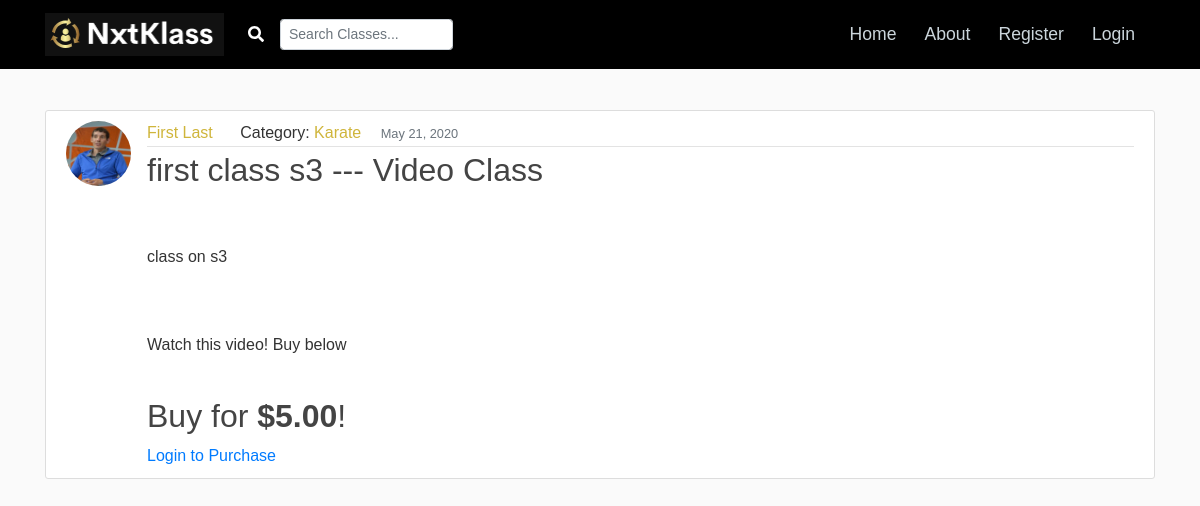
The app's page /blog/post/5/, older data.
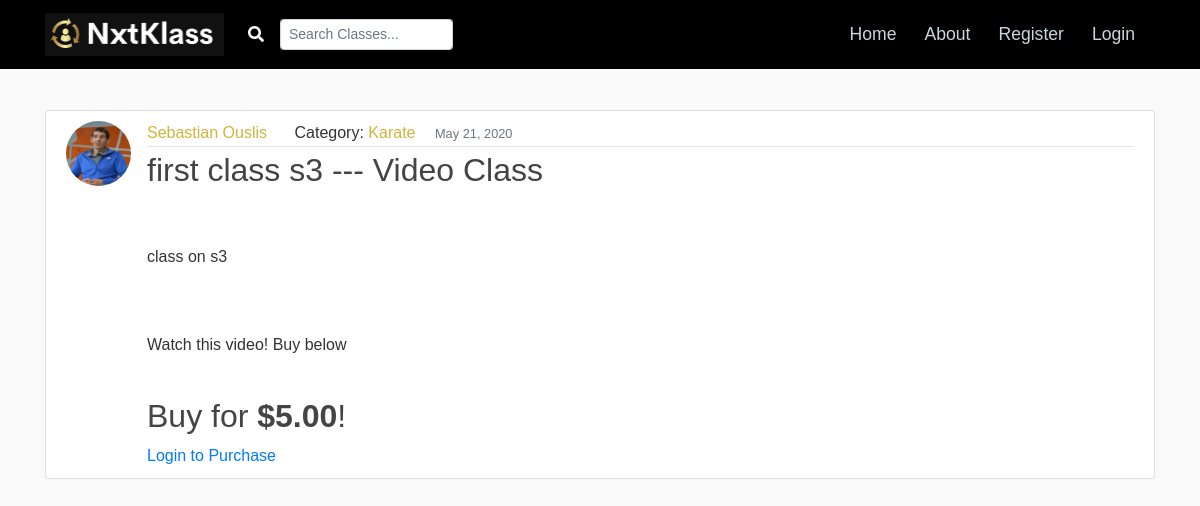
The same page, newer data.
### blog/models.py (models this page shows, shortened)
class ClassRoot(models.Model):
    title = models.CharField(max_length=100)
    content = models.TextField()
    date_posted = models.DateTimeField(default=timezone.now)
    author = models.ForeignKey(User, on_delete=models.CASCADE)
    author_profile = models.ForeignKey(Profile, null=True, default=None, on_delete=models.SET_DEFAULT)
    category = models.ForeignKey(Category, null=True, default=None, on_delete=models.SET_DEFAULT)
    is_purchase = models.BooleanField(default=False)
    is_one_on_one = models.BooleanField(default=False)
    is_stream = models.BooleanField(default=False)
    is_video = models.BooleanField(default=False)

class Category(models.Model):
    name = models.TextField()
    def __str__(self):
        return self.name

### users/models.py (models this page shows, shortened)
class Profile(models.Model):
    user = models.OneToOneField(User, on_delete=models.CASCADE)
    full_name = models.CharField(max_length=40, default='First Last')
    instagram_handle = models.TextField(default='')
    youtube_channel = models.TextField(default='')
    image = models.ImageField(default='profile_pics/default_logo.PNG', upload_to=user_directory_path)
    short_description = models.CharField(max_length=100, default='Add a short description of yourself')
    description = models.TextField(default='Add a description of your Skills and what you can offer as classes')
    youtube_profile_link = models.TextField(default='')
    youtube_short_link = models.TextField(default='')

### blog/views.py (the view)
# urls.py: path('post/<int:pk>/', PostDetailView.as_view(), name='post-detail'),
class PostDetailView(DetailView):
    model = ClassRoot
    template_name = 'blog/post_detail.html'
    def get_context_data(self, *args, **kwargs):
        context = super().get_context_data(*args, **kwargs)
        class_root_object = self.object
        if class_root_object.is_purchase:
            purchase_info = get_object_or_404(ClassPurchaseInfo, classroot=class_root_object)
            charge = str(int(purchase_info.cost * 100))
            dollars_of_charge = charge[:-2]
            cents_of_charge = charge[-2:]
            context['key'] = settings.STRIPE_PUBLISHABLE_KEY
            context['stripe_description'] = str(class_root_object.title)+" by "+str(class_root_object.author.username)
            context['stripe_charge'] = charge
            context['stripe_charge_dollars'] = dollars_of_charge
            context['stripe_charge_cents'] = cents_of_charge
            context['stripe_locale'] = 'auto'
        if class_root_object.is_one_on_one:
            one_on_one_info = get_object_or_404(ClassOneOnOneInfo, classroot=class_root_object)
            time_info = get_object_or_404(TimeForClass, classroot=class_root_object)
            context["class_date"] = str(time_info.date)
            context["class_time"] = str(time_info.time_of_day)
        if class_root_object.is_stream:
            stream_info = get_object_or_404(ClassStreamInfo, classroot=class_root_object)
            time_info = get_object_or_404(TimeForClass, classroot=class_root_object)
            context["class_date"] = str(time_info.date)
            context["class_time"] = str(time_info.time_of_day)
        if class_root_object.is_video:
            video_info = get_object_or_404(ClassVideoInfo, classroot=class_root_object)
            context["video_name"] = video_info.video_name
        return context

### blog/templates/blog/post_detail.html
{% extends "blog/base.html" %}
{% block content%}
    <article class="media content-section">
      <img class="rounded-circle article-img" src="{{ object.author.profile.image.url }}">
      <div class="media-body">
        <div class="article-metadata">
          <a class="mr-2 userlink" href="{% url 'user-posts' object.author.username %}">{{ object.author_profile.full_name }}</a>
          <a class="spacing">Category:</a>
            <a class="post-category" href="{% url 'post-category' object.category %}">{{ object.category }}</a>
            <div class="spacing">
              <small class="text-muted">{{ object.date_posted|date:"F d, Y" }}</small>
            </div>
        </div>
        <h2 class="article-title">{{ object.title }}  ---
        {% if object.is_one_on_one %}
          One on One Class
        {% elif object.is_stream %}
          Live Stream Class
        {% elif object.is_video %}
          Video Class
        {% endif %}
        </h2>
        <br>
        <p class="article-content"><br>{{ object.content }}</p>
        <p class="article-content">
        {% if object.is_one_on_one %}
          Take this one on one class! Buy below
        {% elif object.is_stream %}
          {% if object.is_purchase %}
            Watch this stream! Buy below
          {% else %}
            Watch this stream for Free!
          {% endif %}
        {% elif object.is_video %}
          Watch this video! Buy below
        {% endif %}
        </p>
        {% if object.is_purchase %}
          <h2>Buy for <strong>${{ stripe_charge_dollars }}.{{ stripe_charge_cents }}</strong>!</h2>
          {% if user.is_authenticated %}
            {% if object.author != user %}
              <form action="{% url 'payments-charge' object.author.username object.id %}" method="post">
                {% csrf_token %}
                <script src="https://checkout.stripe.com/checkout.js" class="stripe-button"
                    data-key="{{ key }}"
                    data-description="{{ stripe_description }}"
                    data-amount="{{ stripe_charge }}"
                    data-locale="{{ stripe_locale }}">
                </script>
              </form>
            {% endif %}
          {% else %}
            <a class="mr-2" href="{% url 'login' %}?next={{request.path}}">Login to Purchase</a>
          {% endif %}
        {% endif %}
      </div>
    </article>
{% endblock content %}

Row changes from the older to the newer data that the page shows:
changed through a linked row, ClassRoot "first class s3": author_profile.full_name "First Last" → "Sebastian Ouslis"
